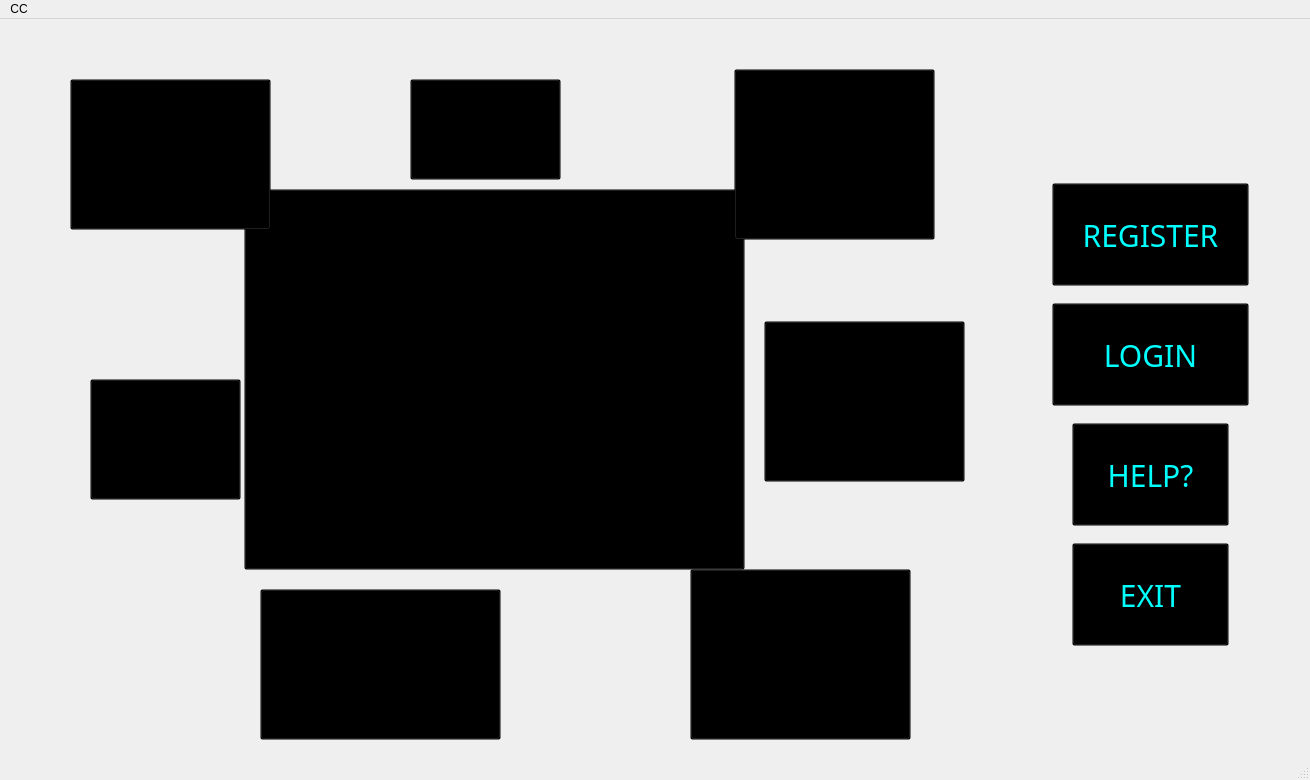
<?xml version="1.0" encoding="UTF-8"?>
<ui version="4.0">
 <class>MainWindow</class>
 <widget class="QMainWindow" name="MainWindow">
  <property name="geometry">
   <rect>
    <x>0</x>
    <y>0</y>
    <width>1310</width>
    <height>780</height>
   </rect>
  </property>
  <property name="windowTitle">
   <string>MainWindow</string>
  </property>
  <property name="autoFillBackground">
   <bool>false</bool>
  </property>
  <widget class="QWidget" name="centralwidget">
   <widget class="QLabel" name="label">
    <property name="geometry">
     <rect>
      <x>-1</x>
      <y>-80</y>
      <width>1391</width>
      <height>881</height>
     </rect>
    </property>
    <property name="mouseTracking">
     <bool>true</bool>
    </property>
    <property name="frameShape">
     <enum>QFrame::Box</enum>
    </property>
    <property name="text">
     <string/>
    </property>
    <property name="pixmap">
     <pixmap resource="icons.qrc">:/new/prefix1/blurr.jpeg</pixmap>
    </property>
    <property name="scaledContents">
     <bool>true</bool>
    </property>
   </widget>
   <widget class="QPushButton" name="pushButton_2">
    <property name="geometry">
     <rect>
      <x>1050</x>
      <y>160</y>
      <width>201</width>
      <height>111</height>
     </rect>
    </property>
    <property name="font">
     <font>
      <family>Gill Sans Ultra Bold</family>
      <pointsize>-1</pointsize>
      <underline>false</underline>
      <strikeout>false</strikeout>
     </font>
    </property>
    <property name="cursor">
     <cursorShape>ArrowCursor</cursorShape>
    </property>
    <property name="mouseTracking">
     <bool>true</bool>
    </property>
    <property name="styleSheet">
     <string notr="true">QPushButton#pushButton_2 {
  padding: 4px 8px;
  text-align: center;
  font-size: 30px;
  margin: 4px 2px;
  background-color: transparent; 
  color: cyan; 
 

}

QPushButton#pushButton_2:hover {
  background-color: transparent;
  /*color: qlineargradient(spread:reflect, x1:0, y1:0, x2:0.545, y2:0.0738636, stop:0.198864 rgba(76, 85, 194, 255), stop:1 rgba(0, 0, 127, 255));*/

color: qlineargradient(spread:reflect, x1:0, y1:0, x2:0.506, y2:0, stop:0.0795455 rgba(73, 146, 212, 255), stop:0.943182 rgba(170, 255, 255, 255));
}

</string>
    </property>
    <property name="text">
     <string>REGISTER</string>
    </property>
   </widget>
   <widget class="QPushButton" name="pushButton_3">
    <property name="geometry">
     <rect>
      <x>1070</x>
      <y>400</y>
      <width>161</width>
      <height>111</height>
     </rect>
    </property>
    <property name="font">
     <font>
      <family>Gill Sans Ultra Bold</family>
      <pointsize>-1</pointsize>
     </font>
    </property>
    <property name="cursor">
     <cursorShape>ArrowCursor</cursorShape>
    </property>
    <property name="mouseTracking">
     <bool>true</bool>
    </property>
    <property name="styleSheet">
     <string notr="true">QPushButton#pushButton_3 {
  padding: 4px 8px;
  text-align: center;
  font-size: 30px;
  margin: 4px 2px;
  background-color: transparent; 
  color: cyan; 
 

}

QPushButton#pushButton_3:hover {
  background-color: transparent;
color: qlineargradient(spread:reflect, x1:0, y1:0, x2:0.506, y2:0, stop:0.0795455 rgba(73, 146, 212, 255), stop:0.943182 rgba(170, 255, 255, 255));
}
</string>
    </property>
    <property name="text">
     <string>HELP?</string>
    </property>
   </widget>
   <widget class="QPushButton" name="pushButton_4">
    <property name="geometry">
     <rect>
      <x>1070</x>
      <y>520</y>
      <width>161</width>
      <height>111</height>
     </rect>
    </property>
    <property name="font">
     <font>
      <family>Gill Sans Ultra Bold</family>
      <pointsize>-1</pointsize>
     </font>
    </property>
    <property name="cursor">
     <cursorShape>ArrowCursor</cursorShape>
    </property>
    <property name="mouseTracking">
     <bool>true</bool>
    </property>
    <property name="styleSheet">
     <string notr="true">QPushButton#pushButton_4 {
  padding: 4px 8px;
  text-align: center;
  font-size: 30px;
  margin: 4px 2px;
  background-color: transparent; 
  color: cyan; 
 

}

QPushButton#pushButton_4:hover {
  background-color: transparent;
  

color: qlineargradient(spread:reflect, x1:0, y1:0, x2:0.506, y2:0, stop:0.0795455 rgba(73, 146, 212, 255), stop:0.943182 rgba(170, 255, 255, 255));
}
</string>
    </property>
    <property name="text">
     <string>EXIT</string>
    </property>
   </widget>
   <widget class="QPushButton" name="pushButton_5">
    <property name="geometry">
     <rect>
      <x>1050</x>
      <y>280</y>
      <width>201</width>
      <height>111</height>
     </rect>
    </property>
    <property name="font">
     <font>
      <family>Gill Sans Ultra Bold</family>
      <pointsize>-1</pointsize>
      <underline>false</underline>
      <strikeout>false</strikeout>
     </font>
    </property>
    <property name="cursor">
     <cursorShape>ArrowCursor</cursorShape>
    </property>
    <property name="mouseTracking">
     <bool>true</bool>
    </property>
    <property name="styleSheet">
     <string notr="true">QPushButton#pushButton_5 {
  padding: 4px 8px;
  text-align: center;
  font-size: 30px;
  margin: 4px 2px;
  background-color: transparent; 
  color: cyan; 
 

}

QPushButton#pushButton_5:hover {
  background-color: transparent;
  /*color: qlineargradient(spread:reflect, x1:0, y1:0, x2:0.545, y2:0.0738636, stop:0.198864 rgba(76, 85, 194, 255), stop:1 rgba(0, 0, 127, 255));*/

color: qlineargradient(spread:reflect, x1:0, y1:0, x2:0.506, y2:0, stop:0.0795455 rgba(73, 146, 212, 255), stop:0.943182 rgba(170, 255, 255, 255));
}

</string>
    </property>
    <property name="text">
     <string>LOGIN</string>
    </property>
   </widget>
   <widget class="QPushButton" name="pushButton">
    <property name="geometry">
     <rect>
      <x>244</x>
      <y>170</y>
      <width>501</width>
      <height>381</height>
     </rect>
    </property>
    <property name="styleSheet">
     <string notr="true">QPushButton#pushButton{
background-color:transparent;
}</string>
    </property>
    <property name="text">
     <string/>
    </property>
    <property name="icon">
     <iconset resource="icons.qrc">
      <normaloff>:/new/prefix1/logo.PNG</normaloff>:/new/prefix1/logo.PNG</iconset>
    </property>
    <property name="iconSize">
     <size>
      <width>500</width>
      <height>500</height>
     </size>
    </property>
   </widget>
   <widget class="QPushButton" name="pushButton_6">
    <property name="geometry">
     <rect>
      <x>70</x>
      <y>60</y>
      <width>201</width>
      <height>151</height>
     </rect>
    </property>
    <property name="styleSheet">
     <string notr="true">QPushButton#pushButton_6{
background-color:transparent;
}</string>
    </property>
    <property name="text">
     <string/>
    </property>
    <property name="icon">
     <iconset resource="icons.qrc">
      <normaloff>:/new/prefix1/popcorn.png</normaloff>:/new/prefix1/popcorn.png</iconset>
    </property>
    <property name="iconSize">
     <size>
      <width>200</width>
      <height>120</height>
     </size>
    </property>
   </widget>
   <widget class="QPushButton" name="pushButton_7">
    <property name="geometry">
     <rect>
      <x>410</x>
      <y>60</y>
      <width>151</width>
      <height>101</height>
     </rect>
    </property>
    <property name="styleSheet">
     <string notr="true">QPushButton#pushButton_7{
background-color:transparent;
}</string>
    </property>
    <property name="text">
     <string/>
    </property>
    <property name="icon">
     <iconset resource="icons.qrc">
      <normaloff>:/new/prefix1/R.png</normaloff>:/new/prefix1/R.png</iconset>
    </property>
    <property name="iconSize">
     <size>
      <width>200</width>
      <height>120</height>
     </size>
    </property>
   </widget>
   <widget class="QPushButton" name="pushButton_8">
    <property name="geometry">
     <rect>
      <x>764</x>
      <y>302</y>
      <width>201</width>
      <height>161</height>
     </rect>
    </property>
    <property name="styleSheet">
     <string notr="true">QPushButton#pushButton_8{
background-color:transparent;
}</string>
    </property>
    <property name="text">
     <string/>
    </property>
    <property name="icon">
     <iconset resource="icons.qrc">
      <normaloff>:/new/prefix1/2593884.png</normaloff>:/new/prefix1/2593884.png</iconset>
    </property>
    <property name="iconSize">
     <size>
      <width>200</width>
      <height>120</height>
     </size>
    </property>
   </widget>
   <widget class="QPushButton" name="pushButton_9">
    <property name="geometry">
     <rect>
      <x>260</x>
      <y>570</y>
      <width>241</width>
      <height>151</height>
     </rect>
    </property>
    <property name="styleSheet">
     <string notr="true">QPushButton#pushButton_9{
background-color:transparent;
}</string>
    </property>
    <property name="text">
     <string/>
    </property>
    <property name="icon">
     <iconset resource="icons.qrc">
      <normaloff>:/new/prefix1/reel.png</normaloff>:/new/prefix1/reel.png</iconset>
    </property>
    <property name="iconSize">
     <size>
      <width>200</width>
      <height>120</height>
     </size>
    </property>
   </widget>
   <widget class="QPushButton" name="pushButton_10">
    <property name="geometry">
     <rect>
      <x>90</x>
      <y>360</y>
      <width>151</width>
      <height>121</height>
     </rect>
    </property>
    <property name="styleSheet">
     <string notr="true">QPushButton#pushButton_10
{
background-color:transparent;
}</string>
    </property>
    <property name="text">
     <string/>
    </property>
    <property name="icon">
     <iconset resource="icons.qrc">
      <normaloff>:/new/prefix1/1024px-Ireland_film_clapperboard.svg.png</normaloff>:/new/prefix1/1024px-Ireland_film_clapperboard.svg.png</iconset>
    </property>
    <property name="iconSize">
     <size>
      <width>200</width>
      <height>120</height>
     </size>
    </property>
   </widget>
   <widget class="QPushButton" name="pushButton_11">
    <property name="geometry">
     <rect>
      <x>734</x>
      <y>50</y>
      <width>201</width>
      <height>171</height>
     </rect>
    </property>
    <property name="styleSheet">
     <string notr="true">QPushButton#pushButton_11{
background-color:transparent;
}</string>
    </property>
    <property name="text">
     <string/>
    </property>
    <property name="icon">
     <iconset resource="icons.qrc">
      <normaloff>:/new/prefix1/popcorn-img.png</normaloff>:/new/prefix1/popcorn-img.png</iconset>
    </property>
    <property name="iconSize">
     <size>
      <width>200</width>
      <height>120</height>
     </size>
    </property>
   </widget>
   <widget class="QPushButton" name="pushButton_12">
    <property name="geometry">
     <rect>
      <x>690</x>
      <y>550</y>
      <width>221</width>
      <height>171</height>
     </rect>
    </property>
    <property name="styleSheet">
     <string notr="true">QPushButton#pushButton_12{
background-color:transparent;
}</string>
    </property>
    <property name="text">
     <string/>
    </property>
    <property name="icon">
     <iconset resource="icons.qrc">
      <normaloff>:/new/prefix1/icons8-movie-64.png</normaloff>:/new/prefix1/icons8-movie-64.png</iconset>
    </property>
    <property name="iconSize">
     <size>
      <width>500</width>
      <height>200</height>
     </size>
    </property>
   </widget>
  </widget>
  <widget class="QMenuBar" name="menubar">
   <property name="geometry">
    <rect>
     <x>0</x>
     <y>0</y>
     <width>1310</width>
     <height>21</height>
    </rect>
   </property>
   <widget class="QMenu" name="menuCC">
    <property name="title">
     <string>CC</string>
    </property>
   </widget>
   <addaction name="menuCC"/>
  </widget>
  <widget class="QStatusBar" name="statusbar"/>
 </widget>
 <resources>
  <include location="icons.qrc"/>
 </resources>
 <connections/>
</ui>
